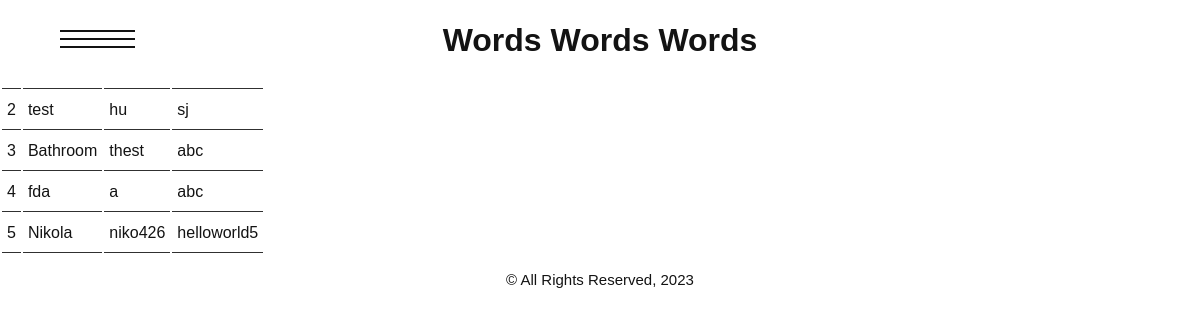
The page /admins on the database its author committed.
### tables this page shows
CREATE TABLE "Accounts" (
	"id"	INTEGER NOT NULL,
	"username"	TEXT NOT NULL UNIQUE,
	"name"	TEXT NOT NULL,
	"password"	TEXT NOT NULL,
	PRIMARY KEY("id")
);

### words.py (the view)
@app.route('/admins')
def admins():
    accounts = db.get_all_accounts()
    print(accounts)
    return render_template("admin.html", accounts=accounts)

### database.py (called while the page is built)
def _select(requete, params=None):
    with sqlite3.connect(DBNAME) as db:
        c = db.cursor()
        try:
            if params is None:
                c.execute(requete)
            else:
                c.execute(requete, params)
            result=c.fetchall()
            return result
        except Exception as e:
            print(f"Error during insert select operation: {e}")
            db.rollback()
        finally:
            c.close()

def get_all_accounts():
    requete = """select id, name, username, password from accounts"""
    return _select(requete)

### templates/admin.html (shortened to what this page needs)
{% extends "template.html" %}
{% block container %}
<h1>Accounts</h1>
<table>
    <tr><th><b>id</b></th><th><b>username</b></th><th><b>name</b></th><th><b>password</b></th></tr>
    {% for id, username, name, password in accounts %}
        <tr><td>{{ id }}</td><td>{{ username }}</td><td>{{ name }}</td><td>{{password}}</td></tr>
    {% endfor %}
</table>
{% endblock %}

### static/style.css (style rules this page uses)
:root { --primary: #fff; --secondary: #fff; --white: #fff; --black: #131313; }
* { box-sizing: border-box; margin: 0; padding: 0; font-family: 'Kumbh Sans', sans-serif; scroll-behavior: smooth; color: var(--black); }
body { background: var(--primary); }
td { padding:10px 5px; margin:10px; border-bottom: 1px #303030 solid; }

### rows shown on the page
Accounts: id "2", name "test", username "hu", password "sj"
Accounts: id "3", name "Bathroom", username "thest", password "abc"
Accounts: id "4", name "fda", username "a", password "abc"
Accounts: id "5", name "Nikola", username "niko426", password "helloworld5"
